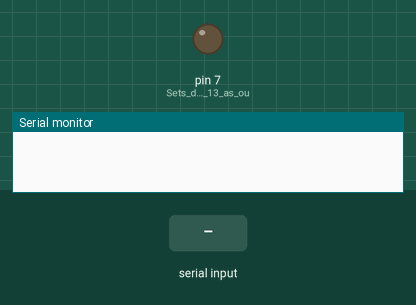
Simulated run of this sketch. Board: Arduino Uno, built with avr-gcc and run on an emulated ATmega328P. Shown: output pins drawn as LEDs (lit = HIGH), the last lines printed to the serial monitor. Inputs (shaded band) come from the test bench.

Above: at 1.2 s.
1.3 s: "0\n" received over Serial
At 1.6 s:
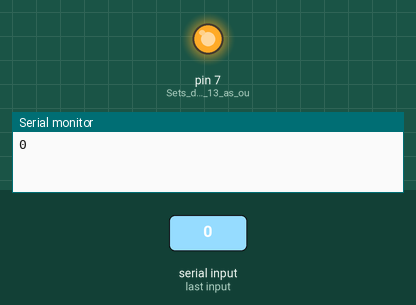
2.8 s: "1\n" received over Serial
At 3.9 s:
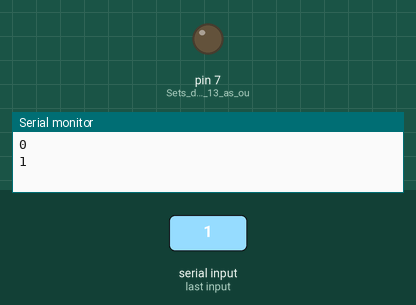
Timing chart, 0 to 5.8 s (numbered marks = the images above; inputs shaded):
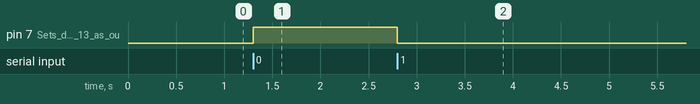

The sketch:

bluetooth1.ino
```cpp
/*
* Bluetooh Basic: LED ON OFF - Avishkar
* Coder - Mayoogh Girish
* Website - http://bit.do/Avishkar
* Download the App : https://github.com/Mayoogh/Arduino-Bluetooth-Basic
* This program lets you to control a LED on pin 13 of arduino using a bluetooth module
*/
char data = 0;            //Variable for storing received data
void setup()
{
    Serial.begin(9600);   //Sets the baud for serial data transmission
    pinMode(7, OUTPUT);  //Sets digital pin 13 as output pin
}
void loop()
{
   if(Serial.available() > 0)      // Send data only when you receive data:
   {
      data = Serial.read();        //Read the incoming data & store into data
      Serial.print(data);          //Print Value inside data in Serial monitor
      Serial.print("\n");
      if(data == '1')              // Checks whether value of data is equal to 1
         digitalWrite(7, LOW);   //If value is 1 then LED turns ON
      else if(data == '0')         //  Checks whether value of data is equal to 0
         digitalWrite(7, HIGH);    //If value is 0 then LED turns OFF
   }
}
```

Measured:
- after the input at 1.3 s, pin 7 (Sets_digital_pin_13_as_ou): LOW → HIGH at once
- after the input at 2.8 s, pin 7 (Sets_digital_pin_13_as_ou): HIGH → LOW at once
